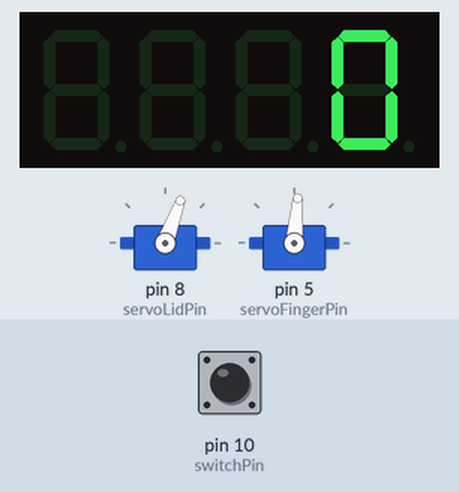
This sketch was run on a simulated Arduino Uno, built with avr-gcc and run on an emulated ATmega328P. Parts: 4-digit seven-segment display, 2 × servo. Inputs (shaded band) come from the test bench; at power-on: pin 10 (switchPin) HIGH. EEPROM starts erased.

Above: at 1.7 s.
1.8 s: pin 10 (switchPin) pulled LOW for 1 s
At 3.3 s:
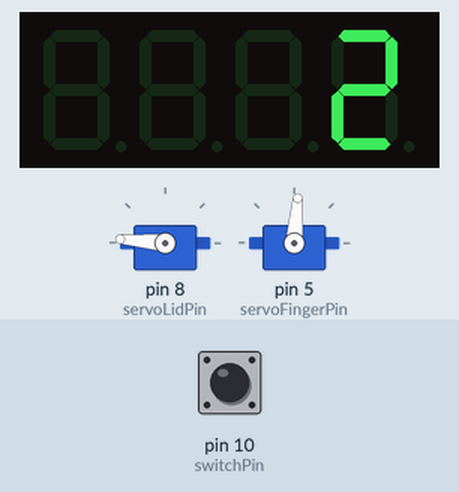
4.3 s: pin 10 (switchPin) pulled LOW for 0.65 s
At 6.33 s:
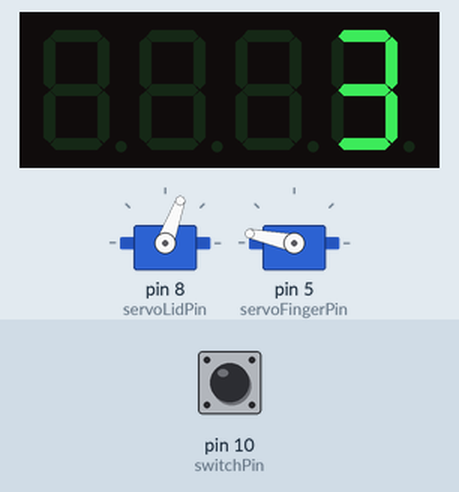
6.4 s: pin 10 (switchPin) pulled LOW for 0.65 s
At 7.1 s:
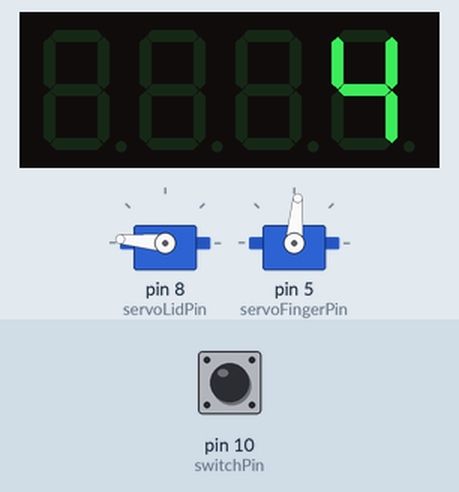
8.5 s: pin 10 (switchPin) pulled LOW for 1 s
At 9.5 s:
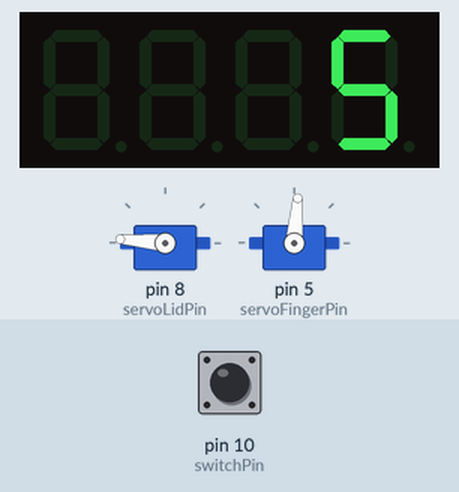
Timing chart, 0 to 12.0 s (numbered marks = the images above; inputs shaded):
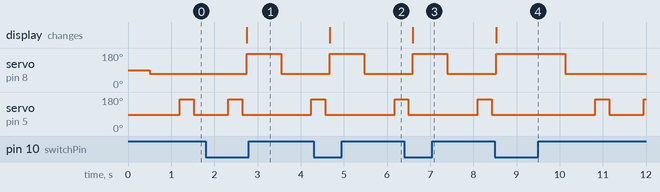

The sketch:

UselessBox.ino
```cpp
#include <EEPROM.h>

#include <Wire.h>

#include "Adafruit_LEDBackpack.h"
#include "Adafruit_GFX.h"

#include <Servo.h>

Adafruit_7segment matrix = Adafruit_7segment();

const int switchPin = 10; //active low
const int servoLidPin = 8;
const int servoFingerPin = 5;

Servo servoLid;
int closedPos = 175;
int openPos = 70;
bool boxOpen = false;

Servo servoFinger;
int fingerOutPos = 168;
int fingerInPos = 85;
bool fingerExtended = false;

bool lastRead = false;
int usage = 0;

void setBoxLid(bool isBoxOpen) {
  boxOpen = isBoxOpen;
  if (boxOpen)
    servoLid.write(openPos);
  else
   servoLid.write(closedPos);
}

void setFingerExtended(bool isExtended){
  fingerExtended = isExtended;
  if(fingerExtended)
    servoFinger.write(fingerOutPos);
  else
    servoFinger.write(fingerInPos);
}

bool buttonPressed() {
  if(digitalRead(switchPin) != lastRead)
  {
    if(lastRead == true)
    {
      lastRead = false;
      return true;
    }
    else
    {
     lastRead = true;
    }
  }
  return false;
}

void setup() {
  matrix.begin(0x70);

  //Serial.begin(9600);
  pinMode(switchPin, INPUT_PULLUP);
  servoLid.attach(servoLidPin);
  servoFinger.attach(servoFingerPin);

  EEPROM.get(0, usage);
  if(usage < 0){
    usage = 0;
  }
  matrix.println(usage);
  matrix.writeDisplay();

  setFingerExtended(false);
  delay(500);
  setBoxLid(false);
}

void loop() {
  if(buttonPressed()){
    EEPROM.put(0, usage);
    matrix.println(usage);
    matrix.writeDisplay();
  }

  if(digitalRead(switchPin) == LOW){
      setBoxLid(false);
      delay(700);
  }
  else{
      setBoxLid(true);
      delay(700);
      setFingerExtended(true);
      delay(320);
      setFingerExtended(false);
      usage++;
  }
  delay(100);
}
```

Measured:
- after the input at 1.8 s, servo on pin 8 (servoLidPin): 70° → 175° after 0.95 s, → 70° 0.80 s later; the display: changes after 0.95 s (image 1)
- after the input at 4.3 s, servo on pin 8 (servoLidPin): 70° → 175° after 0.37 s, → 70° 0.80 s later; the display: changes after 0.37 s (image 2)
- after the input at 6.4 s, servo on pin 8 (servoLidPin): 70° → 175° after 0.20 s, → 70° 0.80 s later; the display: changes after 0.20 s (image 3)
- after the input at 8.5 s, servo on pin 8 (servoLidPin): 70° → 175° at once, → 70° 1.6 s later; the display: changes at once (image 4)
